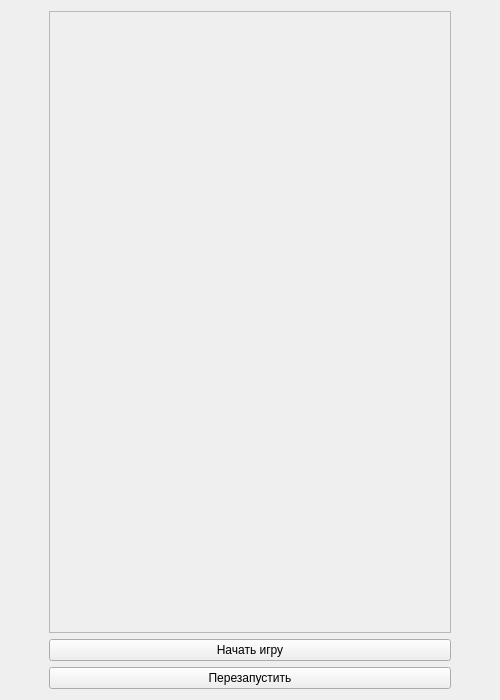
<?xml version="1.0" encoding="UTF-8"?>
<ui version="4.0">
 <class>MainWindow</class>
 <widget class="QWidget" name="MainWindow">
  <property name="geometry">
   <rect>
    <x>0</x>
    <y>0</y>
    <width>500</width>
    <height>700</height>
   </rect>
  </property>
  <property name="windowTitle">
   <string>Главное меню</string>
  </property>
  <layout class="QGridLayout" name="gridLayout">
   <item row="0" column="3">
    <widget class="QPushButton" name="quit_button">
     <property name="sizePolicy">
      <sizepolicy hsizetype="Fixed" vsizetype="Fixed">
       <horstretch>0</horstretch>
       <verstretch>0</verstretch>
      </sizepolicy>
     </property>
     <property name="styleSheet">
      <string notr="true">QPushButton { 
	background-color: transparent; 
	border: 0px 
}</string>
     </property>
     <property name="text">
      <string/>
     </property>
    </widget>
   </item>
   <item row="1" column="2">
    <widget class="QPushButton" name="start_game_button">
     <property name="sizePolicy">
      <sizepolicy hsizetype="Expanding" vsizetype="Fixed">
       <horstretch>0</horstretch>
       <verstretch>0</verstretch>
      </sizepolicy>
     </property>
     <property name="text">
      <string>Начать игру</string>
     </property>
    </widget>
   </item>
   <item row="2" column="2">
    <widget class="QPushButton" name="restart_button">
     <property name="text">
      <string>Перезапустить</string>
     </property>
    </widget>
   </item>
   <item row="0" column="2">
    <widget class="QScrollArea" name="hints_scroll_area">
     <property name="widgetResizable">
      <bool>true</bool>
     </property>
     <widget class="QWidget" name="scrollAreaWidgetContents">
      <property name="geometry">
       <rect>
        <x>0</x>
        <y>0</y>
        <width>398</width>
        <height>606</height>
       </rect>
      </property>
     </widget>
    </widget>
   </item>
   <item row="0" column="1">
    <widget class="QPushButton" name="settings_button">
     <property name="sizePolicy">
      <sizepolicy hsizetype="Fixed" vsizetype="Fixed">
       <horstretch>0</horstretch>
       <verstretch>0</verstretch>
      </sizepolicy>
     </property>
     <property name="styleSheet">
      <string notr="true">QPushButton { 
	background-color: transparent; 
	border: 0px 
}</string>
     </property>
     <property name="text">
      <string/>
     </property>
    </widget>
   </item>
  </layout>
  <zorder>hints_scroll_area</zorder>
  <zorder>start_game_button</zorder>
  <zorder>restart_button</zorder>
  <zorder>settings_button</zorder>
  <zorder>quit_button</zorder>
 </widget>
 <resources/>
 <connections/>
</ui>
